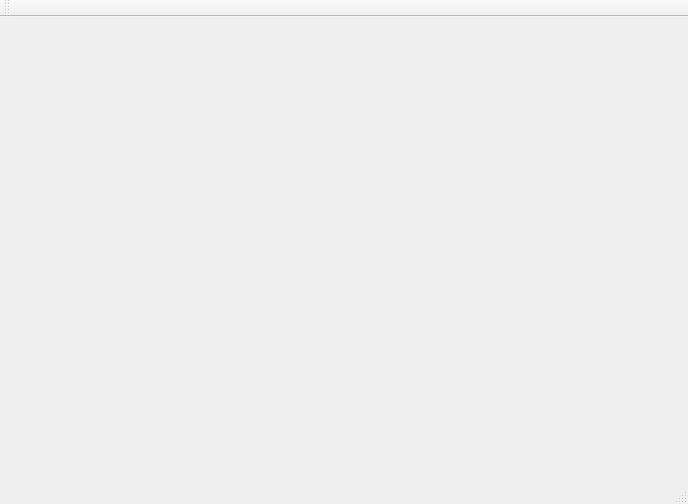
<?xml version="1.0" encoding="UTF-8"?>
<ui version="4.0">
 <class>MainWindow</class>
 <widget class="QMainWindow" name="MainWindow">
  <property name="geometry">
   <rect>
    <x>0</x>
    <y>0</y>
    <width>688</width>
    <height>504</height>
   </rect>
  </property>
  <property name="windowTitle">
   <string>MainWindow</string>
  </property>
  <widget class="QWidget" name="centralWidget">
   <widget class="QCustomPlot" name="widget" native="true">
    <property name="geometry">
     <rect>
      <x>10</x>
      <y>10</y>
      <width>671</width>
      <height>431</height>
     </rect>
    </property>
   </widget>
  </widget>
  <widget class="QMenuBar" name="menuBar">
   <property name="geometry">
    <rect>
     <x>0</x>
     <y>0</y>
     <width>688</width>
     <height>20</height>
    </rect>
   </property>
  </widget>
  <widget class="QToolBar" name="mainToolBar">
   <attribute name="toolBarArea">
    <enum>TopToolBarArea</enum>
   </attribute>
   <attribute name="toolBarBreak">
    <bool>false</bool>
   </attribute>
  </widget>
  <widget class="QStatusBar" name="statusBar"/>
 </widget>
 <layoutdefault spacing="6" margin="11"/>
 <customwidgets>
  <customwidget>
   <class>QCustomPlot</class>
   <extends>QWidget</extends>
   <header>../../qcustomplot.h</header>
   <container>1</container>
  </customwidget>
 </customwidgets>
 <resources/>
 <connections/>
</ui>
